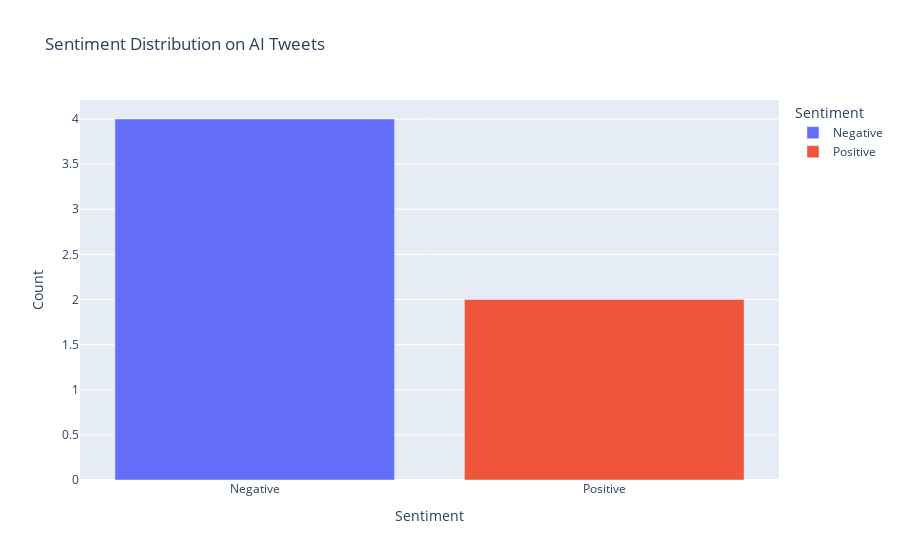

The notebook cell this image was saved under:
### Code cell
sentiment_counts = df['Sentiment'].value_counts().reset_index()
sentiment_counts.columns = ['Sentiment', 'Count']

fig_bar = px.bar(sentiment_counts,
                 x='Sentiment', y='Count',
                 title='Sentiment Distribution on AI Tweets',
                 color='Sentiment')

fig_bar.show()

### Figure 1 — Plotly figure (JSON) as saved in the notebook; plotly's stock layout.template omitted (floating-point values rounded to 4 significant figures)
{"data": [{"hovertemplate": "Sentiment=%{x}<br>Count=%{y}<extra></extra>", "legendgroup": "Negative", "marker": {"color": "#636efa", "pattern": {"shape": ""}}, "name": "Negative", "orientation": "v", "showlegend": true, "textposition": "auto", "type": "bar", "x": ["Negative"], "xaxis": "x", "y": [4], "yaxis": "y"}, {"hovertemplate": "Sentiment=%{x}<br>Count=%{y}<extra></extra>", "legendgroup": "Positive", "marker": {"color": "#EF553B", "pattern": {"shape": ""}}, "name": "Positive", "orientation": "v", "showlegend": true, "textposition": "auto", "type": "bar", "x": ["Positive"], "xaxis": "x", "y": [2], "yaxis": "y"}], "layout": {"barmode": "relative", "legend": {"title": {"text": "Sentiment"}, "tracegroupgap": 0}, "title": {"text": "Sentiment Distribution on AI Tweets"}, "xaxis": {"anchor": "y", "categoryarray": ["Negative", "Positive"], "categoryorder": "array", "domain": [0, 1], "title": {"text": "Sentiment"}}, "yaxis": {"anchor": "x", "domain": [0, 1], "title": {"text": "Count"}}}}
